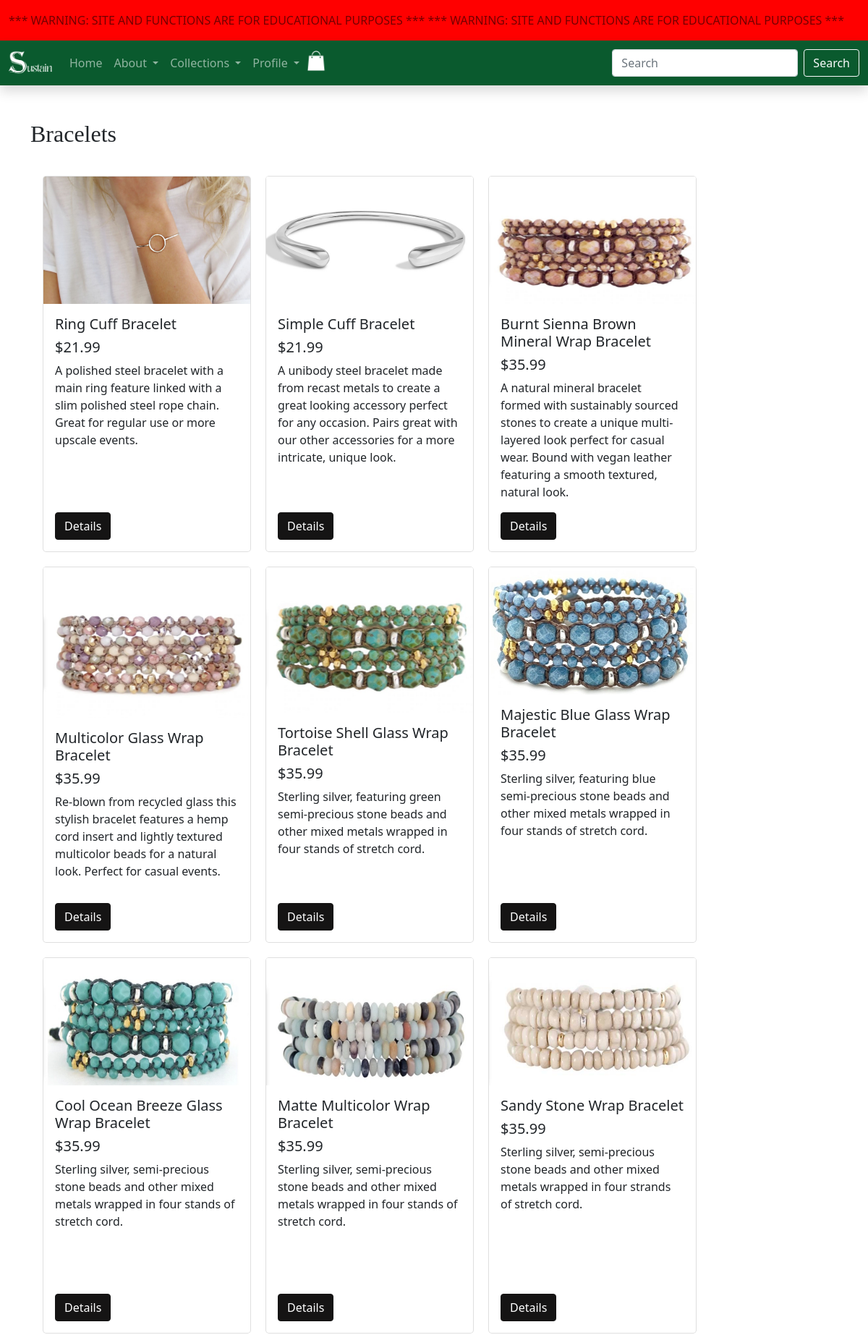
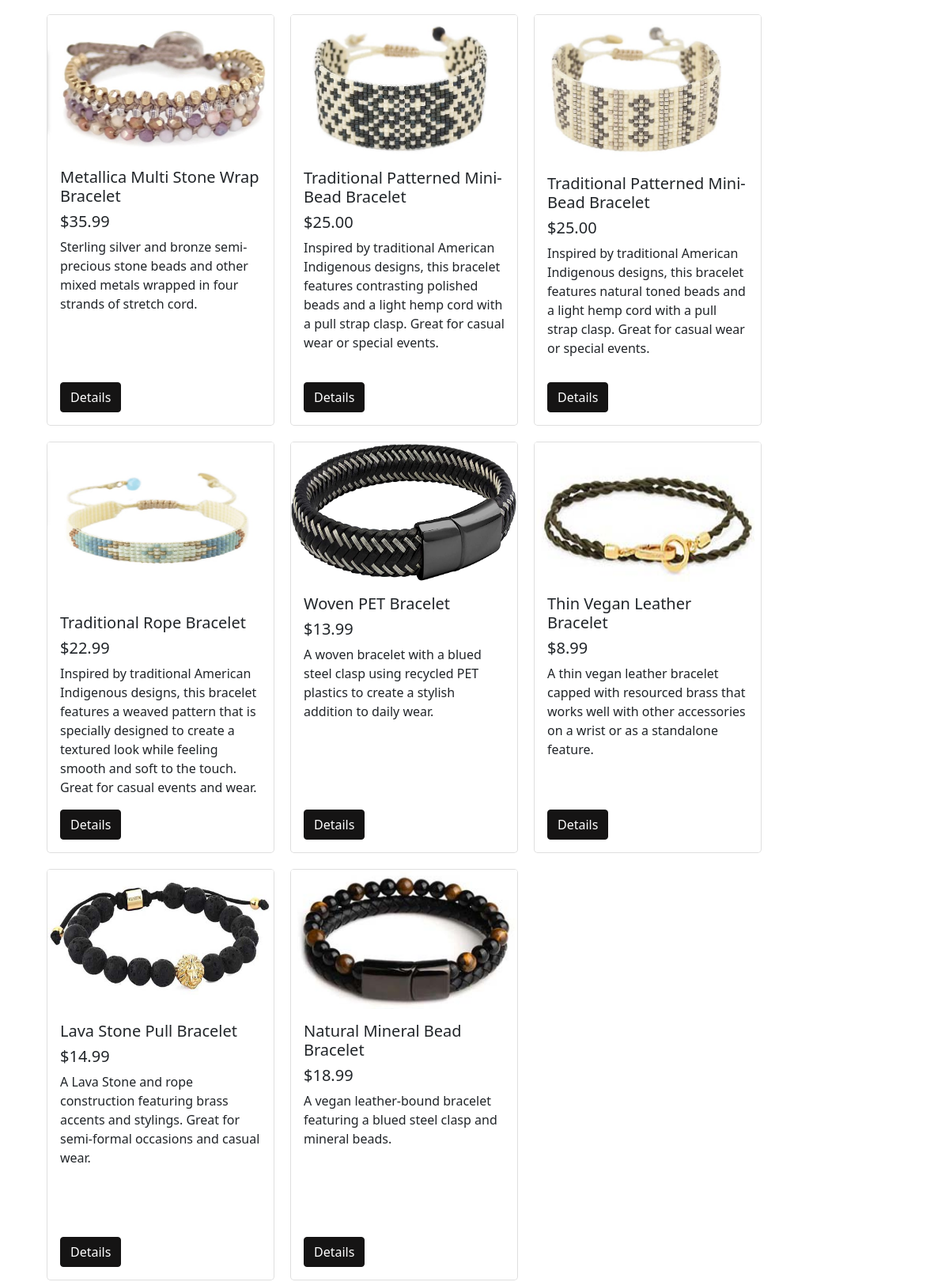
The app's page /bracelets.php (upper part) with its own data (2 pictures, top to bottom).
### tables this page shows
CREATE TABLE `products` (
  `productId` int(9) NOT NULL,
  `name` varchar(70) NOT NULL,
  `price` decimal(10,2) NOT NULL,
  `category` varchar(50) NOT NULL,
  `description` varchar(255) NOT NULL,
  `img` varchar(255) NOT NULL,
  `keywords` varchar(250) NOT NULL
);

### bracelets.php (the view, shortened to what this page needs)
<!DOCTYPE html>
<html>
<head>
    <link rel="stylesheet" href="assets/css/style.css">
</head>
<body class="">
    <?php include("warningBanner.php");?>
    <div class="container">
        <br><br><h2>Bracelets</h2><br>
       <div class="row">
                <div class="cardComponent">
                    <?php
                    require_once("connect-db.php");
                    $sql = "select * from products WHERE category LIKE 'Bracelets%'";
                    $statement1 = $db->prepare($sql);
                    if($statement1->execute()){
                        $products = $statement1->fetchAll();
                    }else{
                        $error1= "Error finding items.";
                    }
                ?>
                    <?php
                            foreach($products as $c){?>
                                    <div class="" >
                                        <div class="card" style="width: 18rem;">
                                            <img src="<?php echo $c["img"];?>" class="card-img-top" alt="...">
                                            <div class="card-body d-flex flex-column">
                                                <h5 class="card-title"><?php echo $c["name"];?></h5>
                                                <h5 class="card-title"> <?php echo "$".$c["price"];?></h5>
                                                <p class="card-text"><?php echo $c["description"];?></p>
                                                <form action="productDetails.php" method="post" class="mt-auto">
                                                    <button class="btn btn-secondary" type="submit">Details</button>
                                                </form>
                                            </div>
                                        </div>
                                    </div>
                        <?php } ?>
                    </div>
           </div>
       </div>
</body>
</html>

### records on screen
products: img (picture), name "Ring Cuff Bracelet", price "21.99", description "A polished steel bracelet with a main ring feature linked with a slim polished steel rope chain. Great for regular use or more upscale events."
products: img (picture), name "Simple Cuff Bracelet", price "21.99", description "A unibody steel bracelet made from recast metals to create a great looking accessory perfect for any occasion. Pairs great with our other accessories for a more intricate, unique look."
products: img (picture), name "Burnt Sienna Brown Mineral Wrap Bracelet", price "35.99", description "A natural mineral bracelet formed with sustainably sourced stones to create a unique multi-layered look perfect for casual wear. Bound with vegan leather featuring a smooth textured, natural look."
products: img (picture), name "Multicolor Glass Wrap Bracelet", price "35.99", description "Re-blown from recycled glass this stylish bracelet features a hemp cord insert and lightly textured multicolor beads for a natural look. Perfect for casual events."
products: img (picture), name "Tortoise Shell Glass Wrap Bracelet", price "35.99", description "Sterling silver, featuring green semi-precious stone beads and other mixed metals wrapped in four stands of stretch cord."
products: img (picture), name "Majestic Blue Glass Wrap Bracelet", price "35.99", description "Sterling silver, featuring blue semi-precious stone beads and other mixed metals wrapped in four stands of stretch cord."
products: img (picture), name "Cool Ocean Breeze Glass Wrap Bracelet", price "35.99", description "Sterling silver, semi-precious stone beads and other mixed metals wrapped in four stands of stretch cord."
products: img (picture), name "Matte Multicolor Wrap Bracelet", price "35.99", description "Sterling silver, semi-precious stone beads and other mixed metals wrapped in four stands of stretch cord."
products: img (picture), name "Sandy Stone Wrap Bracelet", price "35.99", description "Sterling silver, semi-precious stone beads and other mixed metals wrapped in four strands of stretch cord."
products: img (picture), name "Metallica Multi Stone Wrap Bracelet", price "35.99", description "Sterling silver and bronze semi-precious stone beads and other mixed metals wrapped in four strands of stretch cord."
products: img (picture), name "Traditional Patterned Mini-Bead Bracelet", price "25.00", description "Inspired by traditional American Indigenous designs, this bracelet features contrasting polished beads and a light hemp cord with a pull strap clasp. Great for casual wear or special events."
products: img (picture), name "Traditional Patterned Mini-Bead Bracelet", price "25.00", description "Inspired by traditional American Indigenous designs, this bracelet features natural toned beads and a light hemp cord with a pull strap clasp. Great for casual wear or special events."
products: img (picture), name "Traditional Rope Bracelet", price "22.99", description "Inspired by traditional American Indigenous designs, this bracelet features a weaved pattern that is specially designed to create a textured look while feeling smooth and soft to the touch. Great for casual events and wear."
products: img (picture), name "Woven PET Bracelet", price "13.99", description "A woven bracelet with a blued steel clasp using recycled PET plastics to create a stylish addition to daily wear."
products: img (picture), name "Thin Vegan Leather Bracelet", price "8.99", description "A thin vegan leather bracelet capped with resourced brass that works well with other accessories on a wrist or as a standalone feature."
products: img (picture), name "Lava Stone Pull Bracelet", price "14.99", description "A Lava Stone and rope construction featuring brass accents and stylings. Great for semi-formal occasions and casual wear."
products: img (picture), name "Natural Mineral Bead Bracelet", price "18.99", description "A vegan leather-bound bracelet featuring a blued steel clasp and mineral beads."
